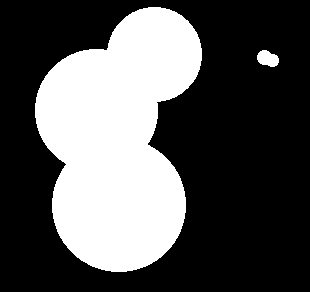
//> input picture 局部最大值/Project_configurate/Project_configurate/123.png, 310 x 292 px
$ ./源   (built with g++ and OpenCV 4)
//> lines starting //> are read from the running program, lines starting //| are printed output that depends on the picture; after the words box and inside, x2 and y2 are one past the last pixel; in counts of white or black regions, pixels touching at a corner belong together
#include<opencv2/opencv.hpp>
#include<iostream>
#include<vector>
using namespace cv;
using namespace std;

void MaskImage(InputArray src, Mat &mask);
int FillBlock(Mat src, Mat &mask, Point center);
vector<Point> Find_Max(InputArray _src, Mat&mask, int gap, int radius);
int main()
{

	Mat img = imread("123.png");
//> img is the input picture: 292 rows x 310 cols, CV_8UC3; 33.3% white; 2 white regions, box (x1, y1, x2, y2) and area: (35, 7, 202, 272) 29832, (257, 50, 279, 67) 271
	Mat showImage = img.clone();
	cvtColor(img, img, COLOR_BGR2GRAY);
	threshold(img, img, 0, 255, THRESH_BINARY | THRESH_OTSU);
	distanceTransform(img, img, DIST_L2, DIST_MASK_3, 5);
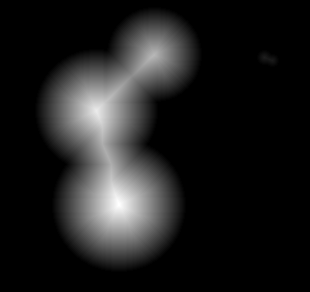
//> img: 292 rows x 310 cols, CV_32FC1; min 0, max 63.99, mean 7.6; drawn with min black and max white
	normalize(img, img, 0, 255, NORM_MINMAX);
	img.convertTo(img, CV_8UC1);
//> img: 292 rows x 310 cols, CV_8UC1
	Mat mask;
	vector<Point> showPoint = Find_Max(img, mask,10, 50);//20,10。。。（10，50）
	for (size_t i = 0; i < showPoint.size(); i++)
	{
		circle(showImage, showPoint[i], 1, Scalar(0, 0, 255), 2);
	}
	return 0;
}
//---Fill parts aeras
//---@src		：input distance image/float/one signal
//---@mask		：mask image/ucahr/one signal
//---@center	：nowdays operator centers/ucahr
int FillBlock(Mat src, Mat &mask, Point center)
{
	uchar back = src.at<uchar>(center.y, center.x);//当前值像素值
	vector<Point> fill_point;//存储被填充的点
	int count = 0, count_mount = 1;//count；当前操作像素点，count_mount：总计像素数量
	fill_point.push_back(center);
	while (count < count_mount)
	{
		vector<uchar*> img;
		vector<uchar*> msk;
		for (int i = -1; i < 2; i++)
		{
			img.push_back(src.ptr<uchar>(fill_point[count].y + i));
			msk.push_back(mask.ptr<uchar>(fill_point[count].y + i));
		}
		for (size_t i = 0; i < 3; i++)
		{
			for (int j = -1; j < 2; j++)
			{
				//---和当前像素大小一样、且不为自身、且为未操作过的像素
				if (img[i][fill_point[count].x + j] == back && !(j == 0 && i == 1) && msk[i][fill_point[count].x + j] == 255)
				{
					fill_point.push_back(Point(fill_point[count].x + j, fill_point[count].y + i - 1));
					msk[i][fill_point[count].x + j] = 1;//可填充区域先赋值为1，为了便于操作
				}
			}
		}
		msk[1][fill_point[count].x] = 1;//当前像素填充为0
		count_mount = fill_point.size() - 1;//循环的核心，
		fill_point.erase(fill_point.begin());//执行一个删除一个，不占用内存
	}
	return 0;
}
//---生成掩膜
//---@_src		：输入单通道距离图
//---@mask		: 输出可能最大值为->255，边界->0，背景->1
void MaskImage(InputArray _src, Mat &mask)
{
	Mat src = _src.getMat(),mask_tmp = Mat::zeros(src.size(), CV_8UC1);
	mask_tmp.setTo(255);//全部值赋值为1，便于以后操作
	Mat rows = Mat::zeros(Size(src.cols, 1), CV_8UC1), cols = Mat::zeros(Size(1, src.rows), CV_8UC1);
//> rows = 310 values from 0 to 0; cols = 292 values from 0 to 0
	Mat src_rows_beg = mask_tmp.row(0);
//> src_rows_beg = 310 values from 255 to 255
	Mat src_rows_end = mask_tmp.row(src.rows - 1);
//> src_rows_end = 310 values from 255 to 255
	Mat src_cols_beg = mask_tmp.col(0);
//> src_cols_beg = 292 values from 255 to 255
	Mat src_cols_end = mask_tmp.col(src.cols - 1);
	rows.copyTo(src_rows_beg); rows.copyTo(src_rows_end);
	cols.copyTo(src_cols_beg); cols.copyTo(src_cols_end);

	for (size_t i = 3; i < src.rows-3; i++)
	{
		vector<uchar*> img;
		uchar* msk = mask_tmp.ptr(i);
		uchar* img1 = src.ptr(i);
		for (int k = -3; k < 4; k++)
		{
			img.push_back(src.ptr<uchar>(k + i));
		}
		for (size_t j = 3; j < src.cols-3; j++)
		{
			bool flag = false;
			if (msk[j] != 255) continue;//当前值为255才进行处理
			float sum[4] = { 0 };//存储最大值进行对比、在这里说不清楚看博客2017.10.17更新
			sum[0] = img[3][j];
			Point x0 = Point(0, 0);
			Point x1 = Point(0, 0);
			uchar n_count = 0;
			for (int m = 2; m < 5; m++)
			{
				for (int n = -1; n < 2; n++)
				{
					if (m == 3 && n == 0) continue;
					sum[1] = sum[1] < img[m][j + n] ? img[m][j + n] : sum[1];
					x0 = sum[0] == img[m][j + n] ? Point(m, n) : x0;
					n_count = sum[0] == img[m][j + n] ? n_count+1 : n_count;
					//flag = img[3][j + 0] < img[m][j + n] ? true : flag;//如果目标像素小于周围任何一个像素就说明这个一定不是最大值
				}
			}
			for (int m = 1; m < 6; m++)
			{
				for (int n = -2; n < 3; n++)
				{
					if (2 <= m && m <= 4 && -1 <= n && n <= 1) continue;
					sum[2] = sum[2] < img[m][j + n] ? img[m][j + n] : sum[2];
					x1 = sum[0] == img[m][j + n] ? Point(m, n) : x1;
					n_count = sum[0] == img[m][j + n] ? n_count+1 : n_count;
					//flag = img[3][j + 0] < img[m][j + n] ? true : flag;//如果目标像素小于周围任何一个像素就说明这个一定不是最大值
				}
			}
			for (int m = 0; m < 7; m++)
			{
				for (int n = -3; n < 4; n++)
				{
					sum[3] = sum[3] < img[m][j + n] && !(1 <= m && m <= 5 && -2 <=n && n <= 2) ? img[m][j + n] : sum[3];
					//flag = img[3][j+0] < img[m][j + n] ? true : flag;//如果目标像素小于周围任何一个像素就说明这个一定不是最大值
				}
			}
			x1 = (x1.x == 0 && x1.y == 0) || n_count >= 3 ? x0 : x1;//判断是否存在5X5的最大值（和目标点相同）
			int tmp = sum[0] >= sum[1] && sum[1] >= sum[2] && sum[2] >= sum[3] && (abs(x0.x - x1.x) <= 2 && abs(x0.y - x1.y) <= 2)
				? 0 : FillBlock(src, mask_tmp, Point(j, i));//tmp没意义，就是为了调用后面的函数而已
		}
	}
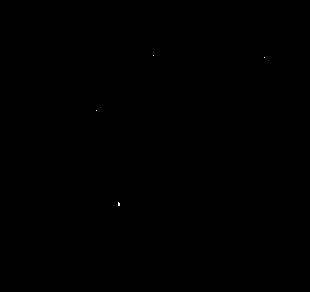
//> mask_tmp: 292 rows x 310 cols, CV_8UC1; min 0, max 255, mean 1
	mask = mask_tmp.clone();
}
//---过滤那些不好的最大值
//---@
//---@
//---@gap		:深度,两座山之间的深度
//---@radius	:半径,两座山之间的半径

vector<Point> Find_Max(InputArray _src, Mat&mask,int gap,int radius)
{
	Mat src = _src.getMat();

	typedef struct MyStruct
	{
		Point position;
		float data;
	}MyStruct;

	MaskImage(src, mask);//找可疑最大值
	//---把最大值点的信息存放
	vector<MyStruct> max_point;
	for (size_t i = 0; i < src.rows; i++)
	{
		uchar *img = src.ptr<uchar>(i);
		uchar *msk = mask.ptr<uchar>(i);
		for (size_t j = 0; j < src.cols; j++)
		{
			if (msk[j] != 255) continue;
			MyStruct my_struct;
			my_struct.data = img[j];
			my_struct.position = Point(j, i);
			max_point.push_back(my_struct);
		}
	}
//> after the loop, max_point = 10 items
	//---排序最大值信息
	for (size_t i = 0; i < max_point.size(); i++)
	{
		for (size_t j = i; j < max_point.size(); j++)
		{
			MyStruct temp;
			if (max_point[i].data <= max_point[j].data)
			{
				if (max_point[j].data == 0) continue;
				temp = max_point[j];
				max_point[j] = max_point[i];
				max_point[i] = temp;
			}
		}
	}
//> this loop made 10 passes
	//---查找真正最大值
	//---255，	实际最大值
	//---0		边界
	//---1		背景
	//---2		最终占领地
	//---3		临时占领地
	for (size_t k = 0; k < max_point.size(); k++)//---
	{
		uchar back = src.at<uchar>(max_point[k].position.y, max_point[k].position.x);//当前值像素值
		vector<Point> fill_point;//存储被填充的点
		int count = 0, count_mount = 1;//count；当前操作像素点，count_mount：总计像素数量
		fill_point.push_back(max_point[k].position);

		while (count < count_mount &&  max_point[k].data != 1)//max_point[k].data == 1说明这个点已经废除
		{
			vector<uchar*> img;
			vector<uchar*> msk;
			for (int i = -1; i < 2; i++)
			{
				img.push_back(src.ptr<uchar>(fill_point[count].y + i));
				msk.push_back(mask.ptr<uchar>(fill_point[count].y + i));
			}
			for (int i = 0; i < 3; i++)
			{
				for (int j = -1; j < 2; j++)
				{
					//---
					double x = pow((max_point[k].position.x - fill_point[count].x + j), 2); //(max_point[k].position.x - img[i][fill_point[count].x + j])*(max_point[k].position.x - img[i][fill_point[count].x + j]);
					double y = pow((max_point[k].position.y - (fill_point[count].y + i - 1)), 2); // (max_point[k].position.y - img[i][fill_point[count].y + j])*(max_point[k].position.y - img[i][fill_point[count].x + j]);
					int distance = sqrt(x + y);//距离测量
					if (img[i][fill_point[count].x + j] <= img[0][fill_point[count].x] - gap //深度测量
						|| msk[i][fill_point[count].x + j] == 3
						// || msk[i][fill_point[count].x + j] == 0 //这里是判断最大值点和边界的碰撞
						|| (j == 0 && i == 1)
						|| distance >= radius) continue;//深度大于gap，已经标记，边界，自身值、都直接退出
					if (img[i][fill_point[count].x + j] == 2 || msk[i][fill_point[count].x + j] == 0) max_point[k].data = 1;
					msk[i][fill_point[count].x + j] = 3;
					fill_point.push_back(Point(fill_point[count].x + j, fill_point[count].y + i - 1));
					count_mount++;
				}
			}
			count++;
		}
		if (max_point[k].data == 1)//被淘汰的最大值，他所占领的地都将被释放
		{
			for (size_t i = 0; i < fill_point.size(); i++)
			{
				mask.at<uchar>(fill_point[i]) = 1;
			}
		}
		else//确定的最大值，他占得领地被永久确定
		{
			for (size_t i = 0; i < fill_point.size(); i++)
			{
				mask.at<uchar>(fill_point[i]) = 2;
			}
			max_point[k].data = 255;
			mask.at<uchar>(max_point[k].position) = 255;
		}
	}
//> this loop made 10 passes
//> (back, count_mount, count) on passes 1 to 10: (255, 8222, 8222), (255, 8222, 8222), (255, 8222, 8222), (255, 8222, 8222), (255, 8222, 8222), (255, 8222, 8222), (255, 8222, 8222), (236, 8222, 8222), (184, 8222, 8222), (30, 7433, 7230)
	//---输出
	vector<Point> print_wjy;
	for (size_t i = 0; i < mask.rows; i++)
	{
		uchar *msk = mask.ptr<uchar>(i);
		for (size_t j = 0; j < mask.cols; j++)
		{
			if (msk[j] == 255)
				print_wjy.push_back(Point(j, i));
		}

	}
//> after the loop, print_wjy = 3 Points (x, y): [153, 55], [96, 110], [118, 202]
//> the loop in main, `for (size_t i = 0; i < showPoint.size(); i++)` made 3 passes
//> after the loop in main, `for (size_t i = 0; i < showPoint.size(); i++)`: showImage: 292 rows x 310 cols, CV_8UC3; 0.07% of pixels changed, all inside (x1, y1, x2, y2) = (94, 53, 156, 205)
	return print_wjy;
}

$ run again, with 局部最大值/Project_configurate/Project_configurate/111.png copied over 局部最大值/Project_configurate/Project_configurate/123.png
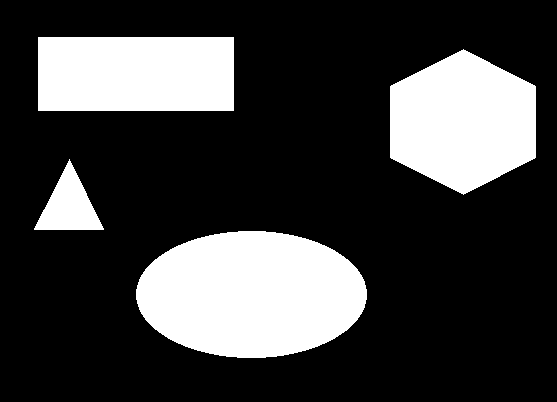
//> input picture 局部最大值/Project_configurate/Project_configurate/111.png, 557 x 402 px
//> img is the input picture: 402 rows x 557 cols, CV_8UC3; 25% white; 4 white regions, box (x1, y1, x2, y2) and area: (136, 231, 367, 358) 23009, (390, 49, 536, 195) 15873, (38, 37, 234, 111) 14504, (34, 159, 104, 230) 2513
//> `distanceTransform(img, img, DIST_L2, DIST_MASK_3, 5);`:
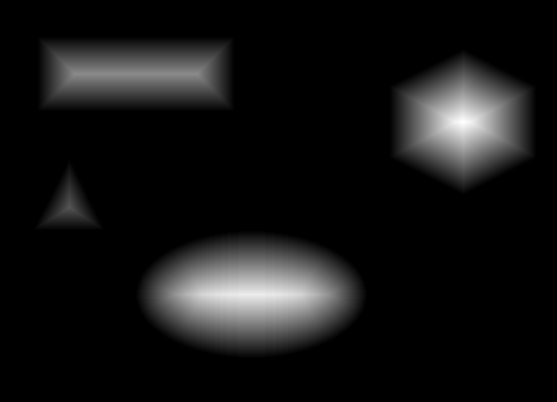
//> img: 402 rows x 557 cols, CV_32FC1; min 0, max 65.73, mean 5.3; drawn with min black and max white
//> after the loop in Find_Max, `for (size_t i = 0; i < src.rows; i++)`: max_point = 279 items
//> the loop in Find_Max, `for (size_t k = 0; k < max_point.size(); k++)` made 279 passes
//> back on passes 1 to 3: 255, 255, 255
//> after the loop in Find_Max, `for (size_t i = 0; i < mask.rows; i++)`: print_wjy = 4 Points (x, y): [74, 73], [462, 121], [69, 207], [239, 294]
//> showPoint has the same summary as print_wjy in Find_Max
//> the loop `for (size_t i = 0; i < showPoint.size(); i++)` made 4 passes
